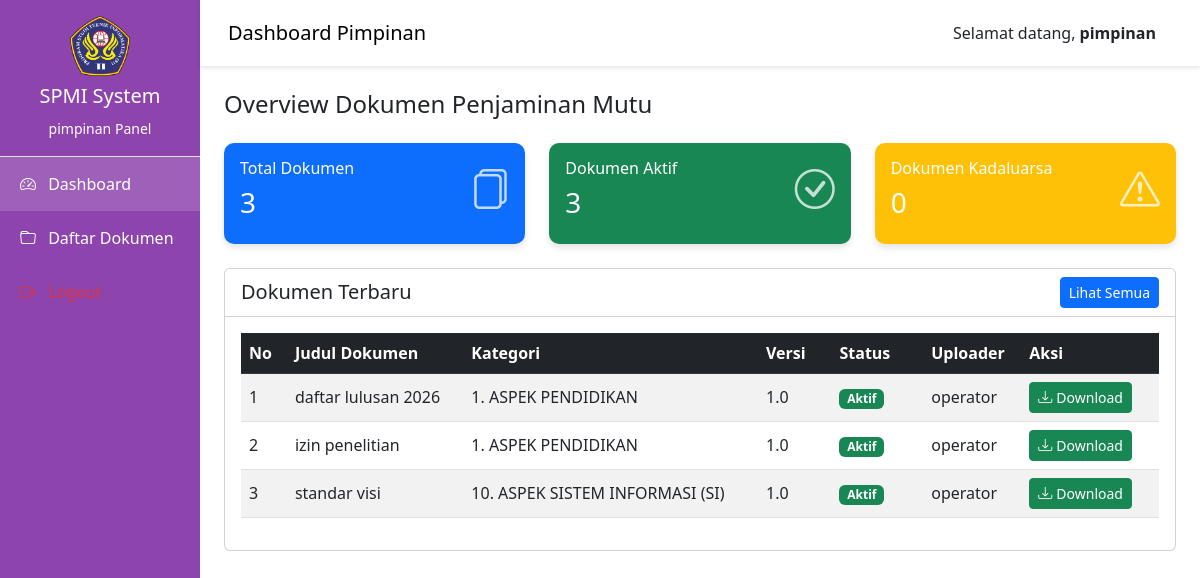
The page /dashboard/pimpinan.php (signed in) on the database its author committed.
### tables this page shows
CREATE TABLE `dokumen` (
  `id` int(11) NOT NULL,
  `judul_dokumen` varchar(200) NOT NULL,
  `kategori_id` int(11) NOT NULL,
  `nama_file` varchar(255) NOT NULL,
  `ukuran_file` int(10) UNSIGNED DEFAULT NULL COMMENT 'Ukuran file dalam bytes',
  `tipe_file` varchar(100) DEFAULT NULL COMMENT 'MIME type file',
  `versi` varchar(10) DEFAULT '1.0',
  `tanggal_upload` date NOT NULL,
  `tanggal_kadaluarsa` date NOT NULL,
  `status` enum('aktif','kadaluarsa') DEFAULT 'aktif',
  `uploaded_by` int(11) NOT NULL,
  `created_at` timestamp NOT NULL DEFAULT current_timestamp(),
  `folder_id` int(11) DEFAULT NULL
);

CREATE TABLE `kategori` (
  `id` int(11) NOT NULL,
  `nama_kategori` varchar(100) NOT NULL,
  `created_at` timestamp NOT NULL DEFAULT current_timestamp()
);

CREATE TABLE `users` (
  `id` int(11) NOT NULL,
  `nama` varchar(100) NOT NULL,
  `email` varchar(100) NOT NULL,
  `password` varchar(255) NOT NULL,
  `role` enum('admin','operator','pimpinan') NOT NULL DEFAULT 'operator',
  `created_at` timestamp NOT NULL DEFAULT current_timestamp()
);

### config/database.php (called while the page is built, shortened)
<?php
$conn = new mysqli(DB_HOST, DB_USER, DB_PASS, DB_NAME);
$conn->set_charset(DB_CHARSET);
function db_select(string $sql, array $params = []): array {
    global $conn;
    $stmt = $conn->prepare($sql);
    $stmt->execute();
    $result = $stmt->get_result();
    $rows = [];
    while ($row = $result->fetch_assoc()) {
        $rows[] = $row;
    }
    return $rows;
}
function db_select_one(string $sql, array $params = []): ?array {
    $result = db_select($sql, $params);
    return $result[0] ?? null;
}
?>

### dashboard/pimpinan.php (the view, shortened to what this page needs)
<?php
require_once '../config/database.php';
function e($string) {
    return htmlspecialchars($string ?? '', ENT_QUOTES, 'UTF-8');
}
$stats = db_select_one("SELECT
    COUNT(*) as total,
    SUM(CASE WHEN status = 'aktif' THEN 1 ELSE 0 END) as aktif,
    SUM(CASE WHEN status = 'kadaluarsa' THEN 1 ELSE 0 END) as kadaluarsa
FROM dokumen");
$total_dokumen = $stats['total'] ?? 0;
$dokumen_aktif = $stats['aktif'] ?? 0;
$dokumen_kadaluarsa = $stats['kadaluarsa'] ?? 0;
$recent_dokumen = db_select("SELECT d.*, k.nama_kategori, u.nama as uploader
                             FROM dokumen d
                             JOIN kategori k ON d.kategori_id = k.id
                             JOIN users u ON d.uploaded_by = u.id
                             ORDER BY d.created_at DESC
                             LIMIT 10");
?>
<!DOCTYPE html>
<html lang="id">
<head>
    <link href="https://cdn.jsdelivr.net/npm/bootstrap@5.3.0/dist/css/bootstrap.min.css" rel="stylesheet">
    <link rel="stylesheet" href="https://cdn.jsdelivr.net/npm/bootstrap-icons@1.10.0/font/bootstrap-icons.css">
</head>
<body>
<div class="container-fluid">
<div class="row">
<div class="col-md-2 sidebar p-0">
<div class="p-3 text-center border-bottom">
<img src="../assets/images/logo.png" alt="Logo" class="sidebar-logo mb-2">
<h5>SPMI System</h5>
<small>pimpinan Panel</small>
</div>
                <ul class="nav flex-column">
                    <li class="nav-item">
                        <a class="nav-link active" href="pimpinan.php">
                            <i class="bi bi-speedometer2 me-2"></i> Dashboard
                        </a>
                    </li>
                    <li class="nav-item">
                        <a class="nav-link" href="../dokumen/list.php">
                            <i class="bi bi-folder me-2"></i> Daftar Dokumen
                        </a>
                    </li>
                    <li class="nav-item mt-auto">
                        <a class="nav-link text-danger" href="../auth/logout.php">
                            <i class="bi bi-box-arrow-right me-2"></i> Logout
                        </a>
                    </li>
                </ul>
            </div>
            <div class="col-md-10 p-0">
                <nav class="navbar navbar-expand-lg p-3">
                    <div class="container-fluid">
                        <span class="navbar-brand mb-0 h1">Dashboard Pimpinan</span>
                        <div class="d-flex align-items-center">
                            <span class="me-3">Selamat datang, <strong><?php echo e($_SESSION['nama'] ?? 'Pimpinan'); ?></strong></span>
                        </div>
                    </div>
                </nav>
                <div class="p-4">
                    <h4 class="mb-4">Overview Dokumen Penjaminan Mutu</h4>
                    <div class="row mb-4">
                        <div class="col-md-4">
                            <div class="card stat-card bg-primary text-white">
                                <div class="card-body">
                                    <div class="d-flex justify-content-between">
                                        <div>
                                            <h6 class="card-title">Total Dokumen</h6>
                                            <h3><?php echo (int)$total_dokumen; ?></h3>
                                        </div>
                                        <i class="bi bi-files fs-1 opacity-75"></i>
                                    </div>
                                </div>
                            </div>
                        </div>
                        <div class="col-md-4">
                            <div class="card stat-card bg-success text-white">
                                <div class="card-body">
                                    <div class="d-flex justify-content-between">
                                        <div>
                                            <h6 class="card-title">Dokumen Aktif</h6>
                                            <h3><?php echo (int)$dokumen_aktif; ?></h3>
                                        </div>
                                        <i class="bi bi-check-circle fs-1 opacity-75"></i>
                                    </div>
                                </div>
                            </div>
                        </div>
                        <div class="col-md-4">
                            <div class="card stat-card bg-warning text-white">
                                <div class="card-body">
                                    <div class="d-flex justify-content-between">
                                        <div>
                                            <h6 class="card-title">Dokumen Kadaluarsa</h6>
                                            <h3><?php echo (int)$dokumen_kadaluarsa; ?></h3>
                                        </div>
                                        <i class="bi bi-exclamation-triangle fs-1 opacity-75"></i>
                                    </div>
                                </div>
                            </div>
                        </div>
                    </div>
                    <div class="card">
                        <div class="card-header bg-white d-flex justify-content-between align-items-center">
                            <h5 class="mb-0">Dokumen Terbaru</h5>
                            <a href="../dokumen/list.php" class="btn btn-sm btn-primary">Lihat Semua</a>
                        </div>
                        <div class="card-body">
                            <div class="table-responsive">
                                <table class="table table-striped table-hover">
                                    <thead class="table-dark">
                                        <tr>
                                            <th width="5%">No</th>
                                            <th>Judul Dokumen</th>
                                            <th>Kategori</th>
                                            <th width="8%">Versi</th>
                                            <th width="10%">Status</th>
                                            <th>Uploader</th>
                                            <th width="15%">Aksi</th>
                                        </tr>
                                    </thead>
                                    <tbody>
                                        <?php if (!empty($recent_dokumen)): ?>
                                            <?php $no = 1; foreach ($recent_dokumen as $row): ?>
                                            <tr>
                                                <td><?php echo $no++; ?></td>
                                                <td><?php echo e($row['judul_dokumen']); ?></td>
                                                <td><?php echo e($row['nama_kategori']); ?></td>
                                                <td><?php echo e($row['versi']); ?></td>
                                                <td>
                                                    <?php
                                                    $badge_class = ($row['status'] === 'aktif') ? 'success' : 'warning';
                                                    $status_text = ucfirst(e($row['status']));
                                                    ?>
                                                    <span class="badge bg-<?php echo $badge_class; ?>">
                                                        <?php echo $status_text; ?>
                                                    </span>
                                                </td>
                                                <td><?php echo e($row['uploader']); ?></td>
                                                <td>
                                                    <a href="../dokumen/download.php?id=<?php echo (int)$row['id']; ?>"
                                                       class="btn btn-sm btn-success"
                                                       title="Download">
                                                        <i class="bi bi-download me-1"></i>Download
                                                    </a>
                                                </td>
                                            </tr>
                                            <?php endforeach; ?>
                                        <?php endif; ?>
                                    </tbody>
                                </table>
                            </div>
                        </div>
                    </div>
                </div>
            </div>
        </div>
    </div>
</body>
</html>

### dashboard/pimpinan.php (style rules this page uses)
.sidebar { min-height: 100vh; background: #8e44ad; color: white; }
.sidebar .nav-link { color: white; padding: 15px 20px; }
.sidebar .nav-link:hover, .sidebar .nav-link.active { background: rgba(255,255,255,0.15); }
.stat-card { border: none; border-radius: 10px; box-shadow: 0 4px 6px rgba(0,0,0,0.1); transition: transform 0.2s; }
.navbar { background: white; box-shadow: 0 2px 4px rgba(0,0,0,0.1); }
.table td { vertical-align: middle; }
.sidebar-logo { width: 60px; height: 60px; object-fit: contain; display: block; margin: 0 auto; }

### rows shown on the page
dokumen: judul_dokumen "daftar lulusan 2026", kategori.nama_kategori "1. ASPEK PENDIDIKAN", versi "1.0", status "Aktif", uploaded_by.nama "operator"
dokumen: judul_dokumen "izin penelitian", kategori.nama_kategori "1. ASPEK PENDIDIKAN", versi "1.0", status "Aktif", uploaded_by.nama "operator"
dokumen: judul_dokumen "standar visi", kategori.nama_kategori "10. ASPEK SISTEM INFORMASI (SI)", versi "1.0", status "Aktif", uploaded_by.nama "operator"

### other values the page prints
$_SESSION['nama'] "pimpinan"
$total_dokumen "3"
$dokumen_aktif "3"
$dokumen_kadaluarsa "0"
